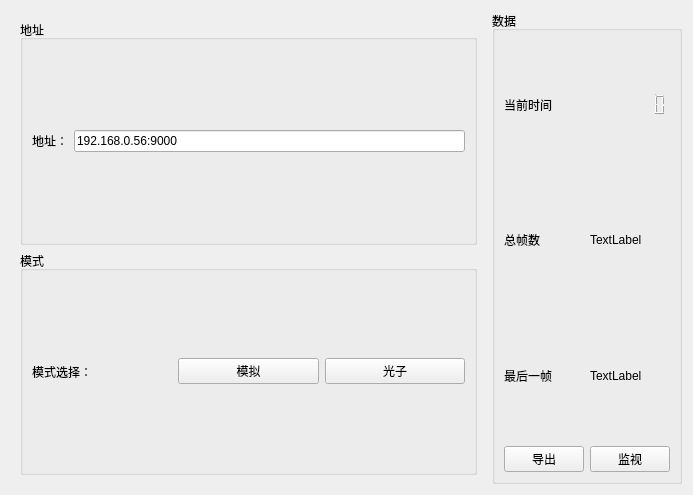
<?xml version="1.0" encoding="UTF-8"?>
<ui version="4.0">
 <class>InstanceInfoForm</class>
 <widget class="QWidget" name="InstanceInfoForm">
  <property name="geometry">
   <rect>
    <x>0</x>
    <y>0</y>
    <width>693</width>
    <height>495</height>
   </rect>
  </property>
  <property name="windowTitle">
   <string>Form</string>
  </property>
  <layout class="QHBoxLayout" name="horizontalLayout">
   <item>
    <widget class="QStackedWidget" name="stackedWidget">
     <property name="currentIndex">
      <number>1</number>
     </property>
     <widget class="QWidget" name="page0">
      <layout class="QHBoxLayout" name="horizontalLayout_8">
       <property name="leftMargin">
        <number>0</number>
       </property>
       <property name="topMargin">
        <number>0</number>
       </property>
       <property name="rightMargin">
        <number>0</number>
       </property>
       <property name="bottomMargin">
        <number>0</number>
       </property>
       <item>
        <widget class="QGroupBox" name="groupBox">
         <property name="title">
          <string>采集参数</string>
         </property>
         <layout class="QVBoxLayout" name="verticalLayout_gb">
          <item>
           <layout class="QHBoxLayout" name="horizontalLayout_6">
            <item>
             <widget class="QLabel" name="label_4">
              <property name="minimumSize">
               <size>
                <width>75</width>
                <height>0</height>
               </size>
              </property>
              <property name="maximumSize">
               <size>
                <width>75</width>
                <height>16777215</height>
               </size>
              </property>
              <property name="text">
               <string>采集进度(%)</string>
              </property>
             </widget>
            </item>
            <item>
             <widget class="QProgressBar" name="progressBar">
              <property name="minimumSize">
               <size>
                <width>200</width>
                <height>0</height>
               </size>
              </property>
              <property name="value">
               <number>24</number>
              </property>
             </widget>
            </item>
           </layout>
          </item>
          <item>
           <layout class="QHBoxLayout" name="horizontalLayout_7">
            <item>
             <widget class="QLabel" name="label_6">
              <property name="minimumSize">
               <size>
                <width>75</width>
                <height>0</height>
               </size>
              </property>
              <property name="maximumSize">
               <size>
                <width>75</width>
                <height>16777215</height>
               </size>
              </property>
              <property name="text">
               <string>采集计数</string>
              </property>
             </widget>
            </item>
            <item>
             <widget class="QLCDNumber" name="lcdNumber_2">
              <property name="sizePolicy">
               <sizepolicy hsizetype="Expanding" vsizetype="Minimum">
                <horstretch>0</horstretch>
                <verstretch>0</verstretch>
               </sizepolicy>
              </property>
              <property name="minimumSize">
               <size>
                <width>200</width>
                <height>100</height>
               </size>
              </property>
              <property name="digitCount">
               <number>8</number>
              </property>
             </widget>
            </item>
           </layout>
          </item>
          <item>
           <layout class="QHBoxLayout" name="horizontalLayout_5">
            <item>
             <widget class="QCheckBox" name="checkBox">
              <property name="text">
               <string>连续采集</string>
              </property>
             </widget>
            </item>
            <item>
             <spacer name="horizontalSpacer_7">
              <property name="orientation">
               <enum>Qt::Horizontal</enum>
              </property>
              <property name="sizeHint" stdset="0">
               <size>
                <width>40</width>
                <height>20</height>
               </size>
              </property>
             </spacer>
            </item>
            <item>
             <widget class="QPushButton" name="pushButton_sample">
              <property name="text">
               <string>采集</string>
              </property>
             </widget>
            </item>
           </layout>
          </item>
         </layout>
        </widget>
       </item>
      </layout>
     </widget>
     <widget class="QWidget" name="page1">
      <layout class="QVBoxLayout" name="verticalLayout">
       <item>
        <widget class="QGroupBox" name="groupBox_4">
         <property name="title">
          <string>地址</string>
         </property>
         <layout class="QHBoxLayout" name="horizontalLayout_13">
          <item>
           <widget class="QLabel" name="label_2">
            <property name="text">
             <string>地址：</string>
            </property>
           </widget>
          </item>
          <item>
           <widget class="QLineEdit" name="lineEdit">
            <property name="text">
             <string>192.168.0.56:9000</string>
            </property>
           </widget>
          </item>
         </layout>
        </widget>
       </item>
       <item>
        <widget class="QGroupBox" name="groupBox_5">
         <property name="title">
          <string>模式</string>
         </property>
         <layout class="QHBoxLayout" name="horizontalLayout_12">
          <item>
           <widget class="QLabel" name="label">
            <property name="text">
             <string>模式选择：</string>
            </property>
           </widget>
          </item>
          <item>
           <widget class="QPushButton" name="pushButtonModeAna">
            <property name="text">
             <string>模拟</string>
            </property>
           </widget>
          </item>
          <item>
           <widget class="QPushButton" name="pushButtonModePhoton">
            <property name="text">
             <string>光子</string>
            </property>
           </widget>
          </item>
         </layout>
        </widget>
       </item>
      </layout>
     </widget>
    </widget>
   </item>
   <item>
    <widget class="QGroupBox" name="groupBox_3">
     <property name="sizePolicy">
      <sizepolicy hsizetype="Preferred" vsizetype="Minimum">
       <horstretch>0</horstretch>
       <verstretch>0</verstretch>
      </sizepolicy>
     </property>
     <property name="title">
      <string>数据</string>
     </property>
     <layout class="QVBoxLayout" name="verticalLayout_4">
      <item>
       <layout class="QHBoxLayout" name="horizontalLayout_3">
        <item>
         <widget class="QLabel" name="label_ctime_n">
          <property name="text">
           <string>当前时间</string>
          </property>
         </widget>
        </item>
        <item>
         <widget class="QLCDNumber" name="lcdNumber_ctime">
          <property name="sizePolicy">
           <sizepolicy hsizetype="Minimum" vsizetype="Minimum">
            <horstretch>0</horstretch>
            <verstretch>0</verstretch>
           </sizepolicy>
          </property>
          <property name="lineWidth">
           <number>0</number>
          </property>
          <property name="digitCount">
           <number>8</number>
          </property>
         </widget>
        </item>
       </layout>
      </item>
      <item>
       <layout class="QHBoxLayout" name="horizontalLayout_4">
        <item>
         <widget class="QLabel" name="label_3">
          <property name="text">
           <string>总帧数</string>
          </property>
         </widget>
        </item>
        <item>
         <widget class="QLabel" name="label_5">
          <property name="text">
           <string>TextLabel</string>
          </property>
         </widget>
        </item>
       </layout>
      </item>
      <item>
       <layout class="QHBoxLayout" name="horizontalLayout_15">
        <item>
         <widget class="QLabel" name="label_14">
          <property name="text">
           <string>最后一帧</string>
          </property>
         </widget>
        </item>
        <item>
         <widget class="QLabel" name="label_lastframetime">
          <property name="text">
           <string>TextLabel</string>
          </property>
         </widget>
        </item>
       </layout>
      </item>
      <item>
       <layout class="QHBoxLayout" name="horizontalLayout_2">
        <item>
         <widget class="QPushButton" name="pushButton">
          <property name="text">
           <string>导出</string>
          </property>
         </widget>
        </item>
        <item>
         <widget class="QPushButton" name="pushButton_sub">
          <property name="text">
           <string>监视</string>
          </property>
         </widget>
        </item>
       </layout>
      </item>
     </layout>
    </widget>
   </item>
  </layout>
 </widget>
 <resources/>
 <connections/>
</ui>
